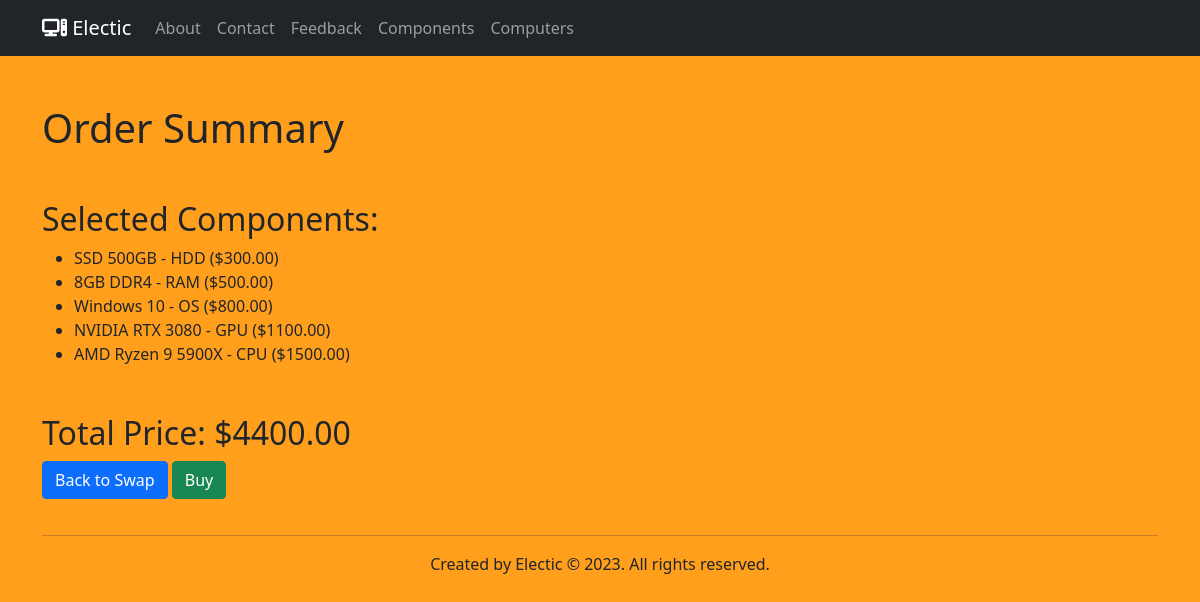
Screenshot of /part3/computers/1/swap/order_summary/ with the database file from the repository.
### part3/models.py (models this page shows, shortened)
class Component(models.Model):
    CATEGORY_CHOICES = [
        ('HDD', 'HDD'),
        ('RAM', 'RAM'),
        ('OS', 'OS'),
        ('GPU', 'GPU'),
        ('CPU', 'CPU'),
    ]
    name = models.CharField(max_length=100)
    category = models.CharField(max_length=3, choices=CATEGORY_CHOICES)
    price = models.DecimalField(max_digits=8, decimal_places=2, default=0.00)
    image_url = models.URLField(default='https://lh3.googleusercontent.com/RC4BS3P3PWp7cFviCPWButk0UFAxQKu54XayyjgzOSy2PTD0D9Zll1gSLaMzClmPNW8L3lvvg-2TeD857WIcoVSxC4G-Yo2Q7kUf_5TFuT66ZE5RvKWYykoVxDqe69f32vH6rt3m5A=w20')

class Computer(models.Model):
    name = models.CharField(max_length=100)
    components = models.ManyToManyField(Component)
    image_url = models.URLField(default='https://lh3.googleusercontent.com/RC4BS3P3PWp7cFviCPWButk0UFAxQKu54XayyjgzOSy2PTD0D9Zll1gSLaMzClmPNW8L3lvvg-2TeD857WIcoVSxC4G-Yo2Q7kUf_5TFuT66ZE5RvKWYykoVxDqe69f32vH6rt3m5A=w20')
    @property
    def total_price(self):
        return sum(component.price for component in self.components.all()) + 200

### part3/views.py (the view)
# urls.py: path('computers/<int:computer_id>/swap/order_summary/', views.order_summary, name='order_summary'),
def order_summary(request, computer_id):
    computer = get_object_or_404(Computer, id=computer_id)
    return render(request, 'part3/order_summary.html', {'computer': computer})

### part3/templates/part3/order_summary.html (shortened to what this page needs)
{% extends 'part3/base.html' %}
{% block content %}
    <h1 class="mt-5">Order Summary</h1>
    <h2 class="mt-5">Selected Components:</h2>
    <ul>
        {% for component in computer.components.all %}
            <li>{{ component.name }} - {{ component.category }} (${{ component.price }})</li>
        {% endfor %}
    </ul>
    <h2 class="mt-5">Total Price: ${{ computer.total_price }}</h2>
    <a href="{% url 'swap_component' computer.id %}" class="btn btn-primary">Back to Swap</a>
    <a href="{% url 'order_complete' computer.id %}" class="btn btn-success">Buy</a>
{% endblock %}

### part3/templates/part3/base.html (style rules this page uses)
html { height: 100%; }
body { background-size: cover; width: 100vw; height: 100vh; background: #ff9f1c; }

### rows the page displays
Component: name "SSD 500GB", category "HDD", price "300.00"
Component: name "8GB DDR4", category "RAM", price "500.00"
Component: name "Windows 10", category "OS", price "800.00"
Component: name "NVIDIA RTX 3080", category "GPU", price "1100.00"
Component: name "AMD Ryzen 9 5900X", category "CPU", price "1500.00"
Computer: total_price "4400.00"
